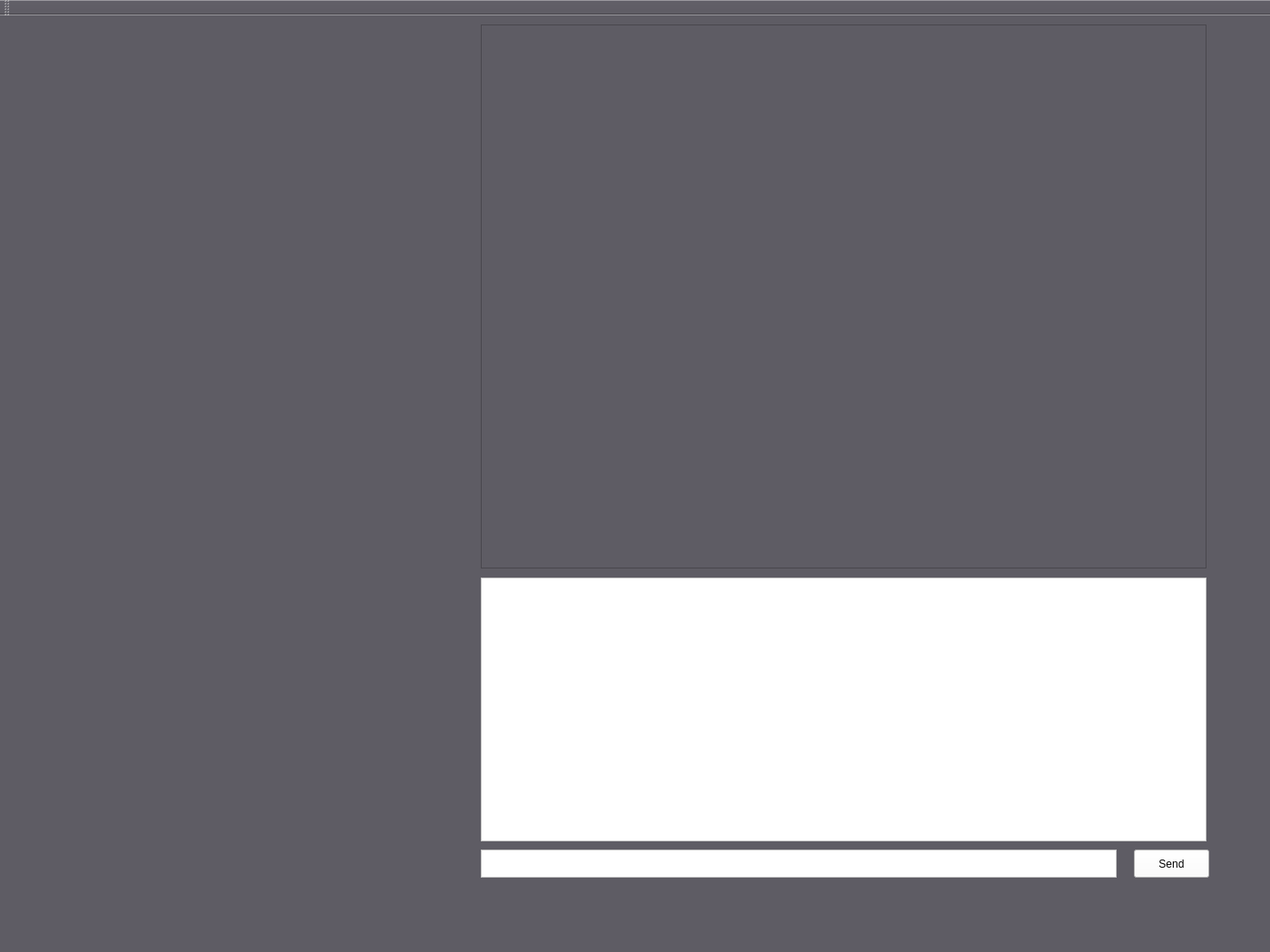
<?xml version="1.0" encoding="UTF-8"?>
<ui version="4.0">
 <class>MainWindow</class>
 <widget class="QMainWindow" name="MainWindow">
  <property name="geometry">
   <rect>
    <x>0</x>
    <y>0</y>
    <width>1400</width>
    <height>1050</height>
   </rect>
  </property>
  <property name="windowTitle">
   <string>MainWindow</string>
  </property>
  <property name="styleSheet">
   <string notr="true">background-color: rgb(94, 92, 100);
color: rgb(222, 221, 218);</string>
  </property>
  <widget class="QWidget" name="centralwidget">
   <widget class="QGraphicsView" name="graphicsView">
    <property name="geometry">
     <rect>
      <x>530</x>
      <y>10</y>
      <width>800</width>
      <height>600</height>
     </rect>
    </property>
   </widget>
   <widget class="QTextBrowser" name="textBrowser">
    <property name="geometry">
     <rect>
      <x>530</x>
      <y>620</y>
      <width>800</width>
      <height>291</height>
     </rect>
    </property>
    <property name="styleSheet">
     <string notr="true">background-color: rgb(255, 255, 255);</string>
    </property>
   </widget>
   <widget class="QTextEdit" name="textEdit">
    <property name="geometry">
     <rect>
      <x>530</x>
      <y>920</y>
      <width>701</width>
      <height>31</height>
     </rect>
    </property>
    <property name="styleSheet">
     <string notr="true">background-color: rgb(255, 255, 255);</string>
    </property>
   </widget>
   <widget class="QPushButton" name="pushButton">
    <property name="geometry">
     <rect>
      <x>1250</x>
      <y>920</y>
      <width>83</width>
      <height>31</height>
     </rect>
    </property>
    <property name="styleSheet">
     <string notr="true">background-color: rgb(255, 255, 255);
color: rgb(0, 0, 0);</string>
    </property>
    <property name="text">
     <string>Send</string>
    </property>
   </widget>
  </widget>
  <widget class="QMenuBar" name="menubar">
   <property name="geometry">
    <rect>
     <x>0</x>
     <y>0</y>
     <width>1400</width>
     <height>22</height>
    </rect>
   </property>
  </widget>
  <widget class="QStatusBar" name="statusbar"/>
  <widget class="QToolBar" name="toolBar">
   <property name="windowTitle">
    <string>toolBar</string>
   </property>
   <attribute name="toolBarArea">
    <enum>TopToolBarArea</enum>
   </attribute>
   <attribute name="toolBarBreak">
    <bool>false</bool>
   </attribute>
  </widget>
 </widget>
 <resources/>
 <connections/>
</ui>
